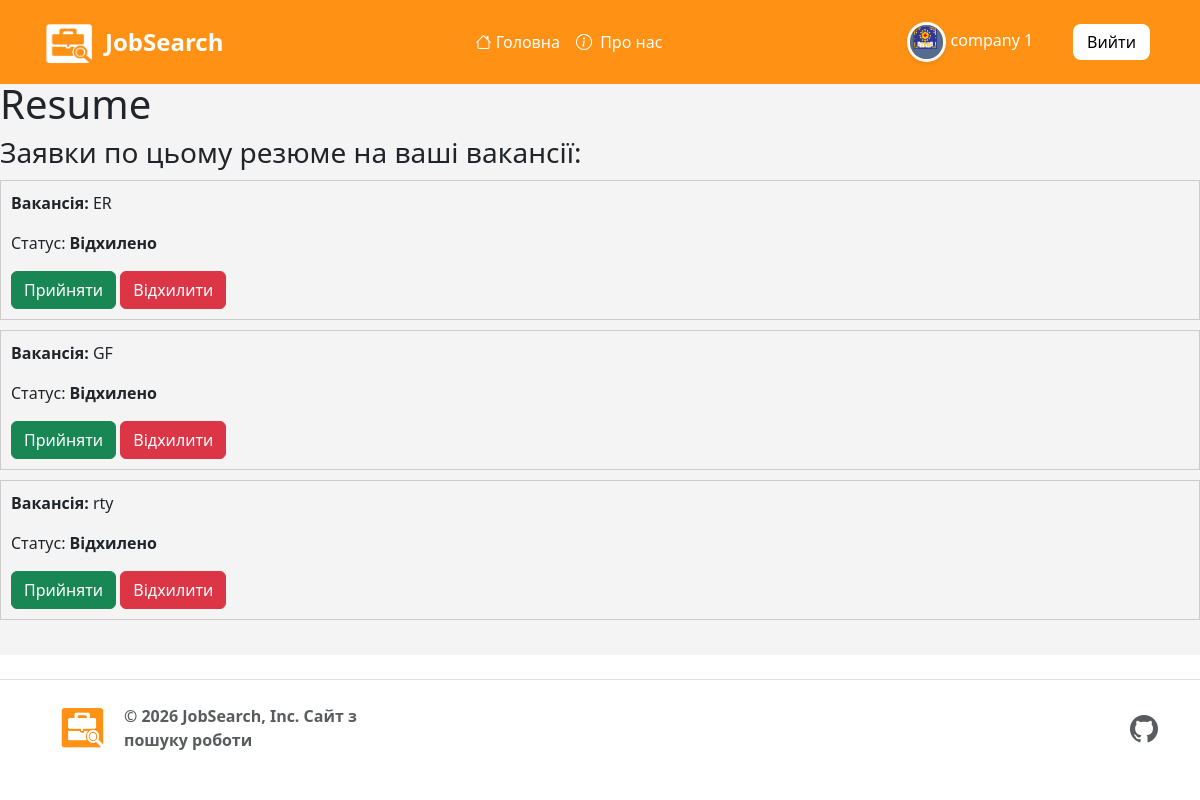
The page /job-resume/3/ (signed in) on the database its author committed.
### auth_system/models.py (models this page shows, shortened)
class EmployerProfile(models.Model):
    TYPES_CHOICES = (
        ('private', 'Приватна особа'),
        ('company', 'Компанія'),
    )
    user = models.OneToOneField(User, on_delete=models.CASCADE, related_name='employer')
    employer_type = models.CharField(max_length=10, choices=TYPES_CHOICES, default='private')#тип роботодавця
    name_company = models.CharField(max_length=20)#назва компанії
    email = models.EmailField(max_length=254, blank=True, null=True)
    role = models.CharField(choices=ROLE_CHOICES, max_length=20, default='Employer')#роль
    description = models.TextField()#опис
    logo = models.ImageField(upload_to='company_logos/', blank=True, null=True)#логотип
    referral_company = models.ForeignKey('project.Category', on_delete=models.SET_NULL, null=True)#направлення компаній
    hq_location = models.CharField(max_length=255, blank=True, null=True, verbose_name="Головний офіс (Місто, Країна)")
    website = models.URLField(max_length=200, null=True, blank=True)#посилання на сайт компаній
    @property
    def img_logo(self):
        if self.employer_type == 'company':
            if self.logo:
                return self.logo.url
            else:
                return '/static/image/e-logo.png'
        else:
            return '/static/image/i-logo.png'

### project/models.py (models this page shows, shortened)
class Application(models.Model):
    STATUS_CHOICES = (
        ('under_review', 'На розгляді'),
        ('reject', 'Відхилено'),
        ('accepted', 'Прийнято'),
    )
    author = models.ForeignKey(User, on_delete=models.CASCADE, related_name="applications")
    vacancy = models.ForeignKey(Vacancy, on_delete=models.CASCADE, related_name="applications")
    resume = models.ForeignKey(Resume, on_delete=models.SET_NULL, null=True, blank=True)
    res_file = models.FileField(upload_to='application_docs/', null=True, blank=True) # Ось воно!
    created_at = models.DateTimeField(auto_now_add=True, null=True, blank=True)
    status = models.CharField(choices=STATUS_CHOICES, max_length=50, default='under_review')
    class Meta:
        constraints = [
            models.UniqueConstraint(fields=['author', 'vacancy'], name='unique_user_application')
        ]
        ordering = ['-created_at']

class Vacancy(models.Model):
    title = models.CharField(max_length=256)#Заголовок
    description = models.TextField()#опис
    description1 = models.TextField(null=True, blank=True)#опис
    description2 = models.TextField(null=True, blank=True)#опис
    link = models.URLField(max_length=500, null=True, blank=True)
    company = models.ForeignKey(EmployerProfile, on_delete=models.CASCADE, related_name="vacancies")
    image = models.ImageField(upload_to='vacancies/images/',  null=True, blank=True)
    price_start = models.DecimalField(max_digits=10, decimal_places=2, null=True, blank=True)
    price_end = models.DecimalField(max_digits=10, decimal_places=2, null=True, blank=True)
    category = models.ForeignKey(Category, on_delete=models.SET_NULL, null=True)
    employment_type = models.CharField(max_length=20, choices=EMPLOYMENT_CHOICES, default='full_time', verbose_name="Тип зайнятості")
    work_format = models.CharField(max_length=20, choices=WORK_FORMAT_CHOICES, default='office', verbose_name="Формат роботи")
    experience = models.CharField(max_length=20, choices=EXPERIENCE_CHOICES, default='no_experience', verbose_name="Досвід роботи")
    city = models.ForeignKey(City, on_delete=models.SET_NULL, related_name="vacancies", null=True)
    street = models.CharField(max_length=255, verbose_name="Вулиця")
    house_number = models.CharField(max_length=20, blank=True, null=True, verbose_name="Будинок / Офіс")
    date = models.DateTimeField(auto_now_add=True)#дата створення
    updated_at = models.DateTimeField(auto_now=True, verbose_name="Дата оновлення")
    class Meta:
        ordering = ['-date']

### project/views.py (the view)
# urls.py: path('job-resume/<int:pk>/', views.Job_ResumeView.as_view(), name='job_resume'),
class Job_ResumeView(DetailView):
    model = Resume
    context_object_name = "resume"
    template_name = "jobs/job_resume.html"
    def get_context_data(self, **kwargs):
        context = super().get_context_data(**kwargs)
        resume = self.get_object()
        context['profil'] = UserProfile.objects.all()
        if self.request.user.is_authenticated and hasattr(self.request.user, 'employer'):
            context['applications'] = Application.objects.filter(
                resume=resume,
                vacancy__company=self.request.user.employer
            ).select_related('vacancy')
        else:
            context['applications'] = Application.objects.none()
        return context

### templates/jobs/job_resume.html (shortened to what this page needs)
{% extends 'base.html' %}
{% load static %}
{% block content %}
{% if user.employer %}
<h1>Resume</h1>
    <h3>Заявки по цьому резюме на ваші вакансії:</h3>
    {% for appli in applications %}
        <div style="border: 1px solid #ccc; padding: 10px; margin: 10px 0;">
            <p><strong>Вакансія:</strong> {{ appli.vacancy.title }}</p>
            <p>Статус: <strong>{{ appli.get_status_display|default:"На розгляді" }}</strong></p>
            <form action="{% url 'change_status' appli.pk %}" method="post" style="display:inline;">
                <button type="submit" class="btn btn-success">Прийняти</button>
            </form>
            <form action="{% url 'change_status' appli.pk %}" method="post" style="display:inline;">
                <button type="submit" class="btn btn-danger">Відхилити</button>
            </form>
        </div>
    {% empty %}
        <p>На ваші вакансії по цьому резюме заявок поки немає.</p>
    {% endfor %}
{% endif %}
{% endblock %}

### templates/base.html (shortened to what this page needs)
<!DOCTYPE html>
{% load static %}
<html lang="en">
<head>
    <link href="https://cdn.jsdelivr.net/npm/bootstrap@5.3.8/dist/css/bootstrap.min.css" rel="stylesheet">
    <link rel="stylesheet" href="https://cdn.jsdelivr.net/npm/bootstrap-icons@1.11.1/font/bootstrap-icons.css">
    <link rel="stylesheet" href="{% static 'css/stayle.css' %}">
</head>
<body>
    <header class="p-3 bac-color">
        <div class="container">
            <div class="d-flex flex-wrap align-items-center justify-content-between">
                <div class="d-flex align-items-center mb-2 mb-lg-0">
                    <a href="/" class="me-2 d-flex align-items-center text-decoration-none">
                        <img src="{% static 'image/s-logo.png' %}" alt="Logo" width="55" height="50" class="me-2">
                        <h3 class="fw-bold text-white mb-0" style="font-size: 1.5rem; ">JobSearch</h3>
                    </a>
                </div>
                <ul class="nav col-12 col-lg-auto justify-content-center mb-md-0 mx-lg-auto align-items-center">
                    <li><a href="{% url 'job_list'%}" class="nav-link px-2 text-white"><i class="bi bi-house"></i> Головна</a></li>
                    <li><a href="{% url 'job_site'%}" class="nav-link px-2 text-white"><i class="bi bi-info-circle me-1"></i> Про нас</a></li>
                </ul>
                <div class="text-end">
                {% if user.is_authenticated %}
                    {% if user.employer.name_company %}
                        <a class="nav-link text-white me-3" href="{% url 'job_company' %}">
                            <img src="{{ user.employer.img_logo }}"
                             alt="Аватар"
                             class="rounded-circle img-fluid border border-3 border-light shadow-sm"
                             style="max-width: 40px; height: 40px; object-fit: cover;">
                             {{ user.employer.name_company }}
                    {% endif %}
                </div>
                <div class="text-end m-2">
                    <a href="{% url 'logout' %}" class="btn-exit">
                        Вийти
                    </a>
                </div>
                {% else %}
                <div class="text-end">
                    <a href="{% url 'job_login' %}" class=" btn-yo">Увійти</a>
                    <a href="{% url 'signup_cho' %}" class=" btn-regi">Зареєструватися</a>
                </div>
                {% endif %}
            </div>
        </div>
    </header>
    <main>
        {% block content %}
        {% endblock %}
    </main>
    <footer class="d-flex flex-wrap justify-content-between align-items-center py-4 my-4 border-top">
        <div class="container d-flex flex-wrap justify-content-between align-items-center">
            <div class="col-md-4 d-flex align-items-center gap-2">
            <a href="/" class="mb-3 me-2 mb-md-0 text-body-secondary text-decoration-none lh-1" aria-label="Bootstrap">
                <a href="/">
                    <img src="{% static 'image/logo-s.png' %}" alt="Фото шапки" width="50" height="45" >
                </a>
            </a>
            <span class="mb-3 mb-md-0 text-body-secondary fw-semibold ms-2">© 2026 JobSearch, Inc. Сайт з пошуку роботи</span>
            </div>
        <ul class="nav col-md-4 justify-content-end list-unstyled d-flex mb-0">
            <li class="ms-3">
                <a class="text-body-secondary " href="https://github.com/vadimanceglov-afk/job_search_site">
                    <i class="bi bi-github fs-3"></i>
                </a>
            </li>
        </ul>
        </div>
    </footer>
</body>
</html>

### static/css/stayle.css (style rules this page uses)
header { position: fixed; top: 0; z-index: 1000; width: 100%; }
html, body { height: 100%; margin: 0; }
body { display: flex; flex-direction: column; min-height: 100vh; }
main { padding-top: 80px; flex: 1; background: rgba(236, 236, 236, 0.593); }
.bac-color { background-color: #ff9114; }
.btn-exit { display: inline-block; padding: 6px 14px; background-color: white; color: black; border-radius: 8px; text-decoration: none; font-weight: 500; border: none; cursor: pointer; text-align: center; }

### rows shown on the page
Application: vacancy "ER", status "Відхилено"
Application: vacancy "GF", status "Відхилено"
Application: vacancy "rty", status "Відхилено"

### other values the page prints
{{ user.employer.name_company }} "company 1"
